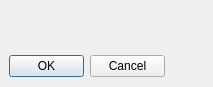
<?xml version="1.0" encoding="UTF-8"?>
<ui version="4.0">
 <class>ScalarsToColorsEditDialog</class>
 <widget class="QDialog" name="ScalarsToColorsEditDialog">
  <property name="geometry">
   <rect>
    <x>0</x>
    <y>0</y>
    <width>213</width>
    <height>87</height>
   </rect>
  </property>
  <property name="windowTitle">
   <string>Color Setting</string>
  </property>
  <widget class="QDialogButtonBox" name="buttonBox">
   <property name="geometry">
    <rect>
     <x>9</x>
     <y>55</y>
     <width>156</width>
     <height>23</height>
    </rect>
   </property>
   <property name="orientation">
    <enum>Qt::Horizontal</enum>
   </property>
   <property name="standardButtons">
    <set>QDialogButtonBox::Cancel|QDialogButtonBox::Ok</set>
   </property>
  </widget>
 </widget>
 <resources/>
 <connections>
  <connection>
   <sender>buttonBox</sender>
   <signal>accepted()</signal>
   <receiver>ScalarsToColorsEditDialog</receiver>
   <slot>accept()</slot>
   <hints>
    <hint type="sourcelabel">
     <x>94</x>
     <y>72</y>
    </hint>
    <hint type="destinationlabel">
     <x>93</x>
     <y>108</y>
    </hint>
   </hints>
  </connection>
  <connection>
   <sender>buttonBox</sender>
   <signal>rejected()</signal>
   <receiver>ScalarsToColorsEditDialog</receiver>
   <slot>reject()</slot>
   <hints>
    <hint type="sourcelabel">
     <x>172</x>
     <y>67</y>
    </hint>
    <hint type="destinationlabel">
     <x>172</x>
     <y>109</y>
    </hint>
   </hints>
  </connection>
 </connections>
</ui>
